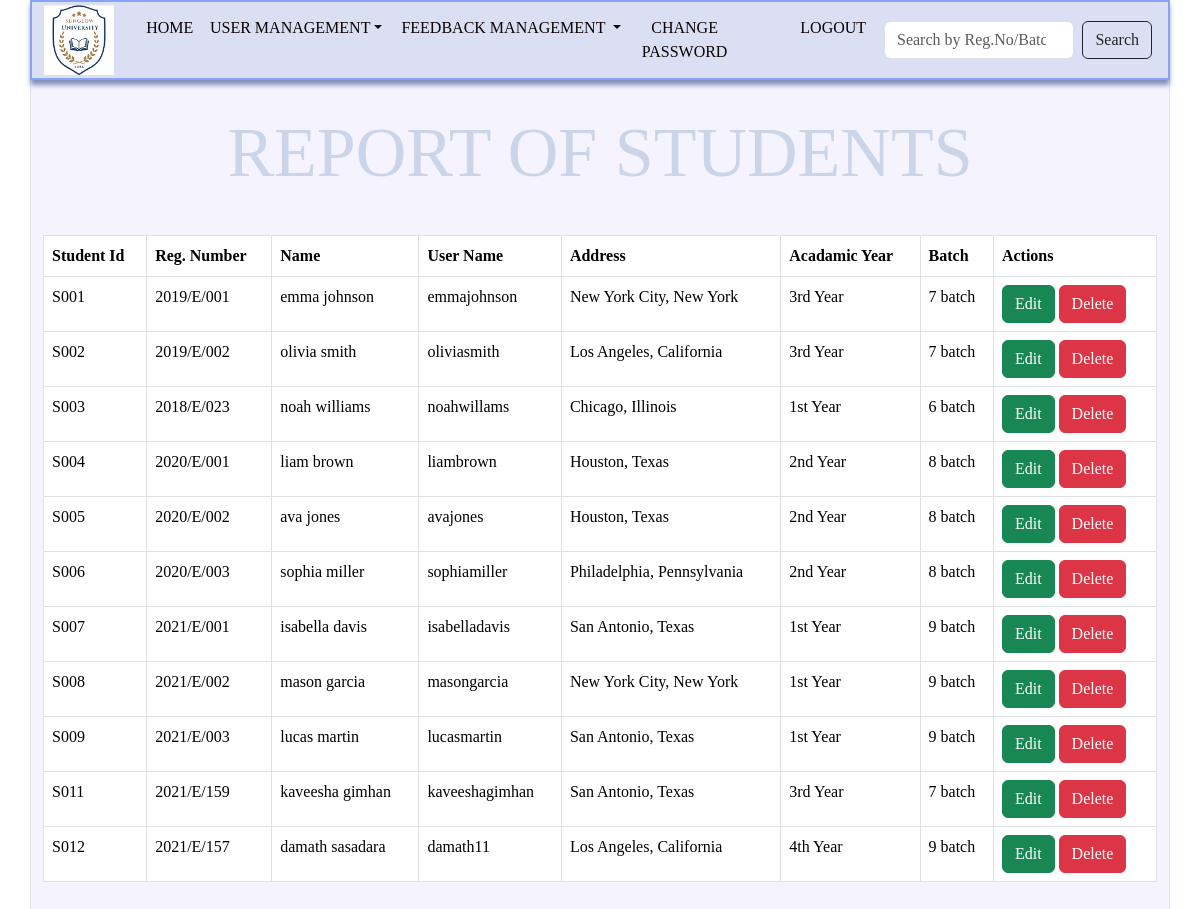
The page /feedback_management/sreport.php on the database its author committed.
### tables this page shows
CREATE TABLE `student` (
  `Id` varchar(50) NOT NULL,
  `User_Name` varchar(100) NOT NULL,
  `Password` varchar(15) NOT NULL,
  `First_Name` varchar(100) NOT NULL,
  `Last_Name` varchar(100) NOT NULL,
  `Registration_No` varchar(50) NOT NULL,
  `Date_of_Birth` date NOT NULL,
  `Address` varchar(250) NOT NULL,
  `Batch` varchar(10) NOT NULL,
  `Academic_Year` enum('1st Year','2nd Year','3rd Year','4th Year') NOT NULL
);

### feedback_management/sreport.php (the view, shortened to what this page needs)
<!DOCTYPE html>
<html >
    <head>
    <link href="https://cdn.jsdelivr.net/npm/bootstrap@5.3.2/dist/css/bootstrap.min.css" rel="stylesheet">
    <link href="https://cdn.jsdelivr.net/npm/bootstrap@5.3.3/dist/css/bootstrap.min.css" rel="stylesheet">
    <link rel="stylesheet" type="text/css" href="css/sreport.css">
</head>
   <body class="body">
            <nav class="navbar navbar-expand-sm  navbar-dark container nav" style="background-color:#07075ca7;height: 80px;">
                    <div class="container-fluid">
                        <a href="#" class="navbar-brand ">
                            <img src="icon/logo.jpg" height="70" alt="CoolBrand">
                        </a>
                    <div class="collapse navbar-collapse" id="collapsibleNavbar">
                        <ul class="navbar-nav row ">
                        <li class="nav-item col-1 ms-2 ">
                            <a class="nav-link font" href="index.php">HOME</a>
                        <li class="nav-item dropdown col-3  ">
                            <a class="nav-link dropdown-toggle font" href="#" role="button" data-bs-toggle="dropdown"  style="text-align: center;">USER MANAGEMENT</a>
                        </li>
                        <li class="nav-item dropdown col-3  ">
                            <a class="nav-link dropdown-toggle font" href="#" role="button" data-bs-toggle="dropdown">FEEDBACK MANAGEMENT </a>
                        </li>
                        <li class="nav-item col-3 ms-3 " >
                          <a class="nav-link font" href="changepsw.php" style="text-align: center;">CHANGE PASSWORD</a>
                        </li>
                        </li>
                        <li class="nav-item col-1 ">
                            <a class="nav-link font" href="home.php">LOGOUT</a>
                        </li>
                        </ul>
                    </div>
                    </div>
                    <form class="d-flex col-3" method="post" action="">
                      <input class="form-control me-2" type="search" placeholder="Search by Reg.No/Batch/Academic_Year" name="search" aria-label="Search">
                      <button type="submit" class="btn btn-outline-dark me-3" name="submit">Search</button>
                    </form>
            </nav>
  <div class="container border" style="background-color: rgba(123, 115, 231, 0.075);padding-bottom: 20px;">
        <div >
            <h1 class="cont-title container ">REPORT OF STUDENTS</h1>
        </div>
            <div class="container con">
                <div class="row" >
                  <div class="col-12">
                    <table class="table table-bordered">
                      <thead >
                        <tr>
                         <th scope="col">Student Id</th>
                          <th scope="col">Reg. Number</th>
                          <th scope="col"> Name</th>
                          <th scope="col">User Name</th>
                          <th scope="col">Address </th>
                          <th scope="col">Acadamic Year</th>
                          <th scope="col">Batch</th>
                          <th scope="col">Actions</th>
                        </tr>
                      </thead>
                      <tbody>
                        <?php
                            $servername = "localhost";
                            $username = "root";
                            $password = "";
                            $database = "student_feedback_management_system";
                            $connection = new mysqli($servername, $username, $password, $database);
                            if (isset($_POST['submit']) && !empty($_POST['search'])) {
                                $search = $_POST['search'];
                                $search = $connection->real_escape_string($search);
                                $sql = "SELECT Id,Registration_No,First_Name,Last_Name,User_Name,Address,Academic_Year,Batch FROM student WHERE Registration_No LIKE '%$search%' OR Batch LIKE '%$search%' OR Academic_Year LIKE '%$search%' ";
                            }
                            else
                            {
                                $sql = "SELECT Id,Registration_No,First_Name,Last_Name,User_Name,Address,Academic_Year,Batch FROM student";
                            }
                            $result = $connection->query($sql);
                            if ($result->num_rows > 0)
                            {
                                while ($row = $result->fetch_assoc())
                                 {
                                  echo "
                                  <tr >
                                  <td>$row[Id]</td>
                                  <td>$row[Registration_No]</td>
                                  <td>$row[First_Name] $row[Last_Name]</td>
                                  <td>$row[User_Name]</td>
                                  <td>$row[Address]</td>
                                  <td>$row[Academic_Year]</td>
                                  <td>$row[Batch]</td>
                                  <td>
                                    <a class='btn btn-success  col ' href='editstudent.php?id=$row[Id]' >Edit</a>
                                    <a class='btn btn-danger col' href='deletestudent.php?id=$row[Id]'onclick='return confirmDelete();'>Delete</a>
                                  </td>
                                  </tr>
                                  ";
                                }
                            }
                            else
                            {
                              echo "<tr><td colspan='7' class='text-danger text-center'>No results found.</td></tr>";
                            }
                         ?>
                      </tbody>
                    </table>
                  </div>
                </div>
              </div>
   </div>
   </body>
</html>

### feedback_management/css/sreport.css (style rules this page uses)
:root { --font-base1 :"IcoFont"; --font-base2 :"FontAwesome"; --c-primary :#975af9; --c-secondry :#46a7f8; --c-background:#e6e6e6; --c-dark :#2d2d2d; --c-black :#0000; }
.body { font-family: var(--font-base1); color: var(--c-primary); }
.nav { border: solid 2px #063df260; width: 1500px !important; background-color: #dadff3fc !important; box-shadow: 0.1px 5px 5px #7f8eb8; }
.cont-title { text-align: center; font-size: 70px; color: #cbd5ea; padding-top: 30px; }
.con { padding: 2rem 0rem; }
.font { color:#0c0101 !important; }
a { font-family: var(--font-base1); cursor: auto; }

### rows shown on the page
student: Id "S001", Registration_No "2019/E/001", First_Name "emma", Last_Name "johnson", User_Name "emmajohnson", Address "New York City, New York", Academic_Year "3rd Year", Batch "7 batch"
student: Id "S002", Registration_No "2019/E/002", First_Name "olivia", Last_Name "smith", User_Name "oliviasmith", Address "Los Angeles, California", Academic_Year "3rd Year", Batch "7 batch"
student: Id "S003", Registration_No "2018/E/023", First_Name "noah", Last_Name "williams", User_Name "noahwillams", Address "Chicago, Illinois", Academic_Year "1st Year", Batch "6 batch"
student: Id "S004", Registration_No "2020/E/001", First_Name "liam", Last_Name "brown", User_Name "liambrown", Address "Houston, Texas", Academic_Year "2nd Year", Batch "8 batch"
student: Id "S005", Registration_No "2020/E/002", First_Name "ava", Last_Name "jones", User_Name "avajones", Address "Houston, Texas", Academic_Year "2nd Year", Batch "8 batch"
student: Id "S006", Registration_No "2020/E/003", First_Name "sophia", Last_Name "miller", User_Name "sophiamiller", Address "Philadelphia, Pennsylvania", Academic_Year "2nd Year", Batch "8 batch"
student: Id "S007", Registration_No "2021/E/001", First_Name "isabella", Last_Name "davis", User_Name "isabelladavis", Address "San Antonio, Texas", Academic_Year "1st Year", Batch "9 batch"
student: Id "S008", Registration_No "2021/E/002", First_Name "mason", Last_Name "garcia", User_Name "masongarcia", Address "New York City, New York", Academic_Year "1st Year", Batch "9 batch"
student: Id "S009", Registration_No "2021/E/003", First_Name "lucas", Last_Name "martin", User_Name "lucasmartin", Address "San Antonio, Texas", Academic_Year "1st Year", Batch "9 batch"
student: Id "S011", Registration_No "2021/E/159", First_Name "kaveesha", Last_Name "gimhan", User_Name "kaveeshagimhan", Address "San Antonio, Texas", Academic_Year "3rd Year", Batch "7 batch"
student: Id "S012", Registration_No "2021/E/157", First_Name "damath", Last_Name "sasadara", User_Name "damath11", Address "Los Angeles, California", Academic_Year "4th Year", Batch "9 batch"
